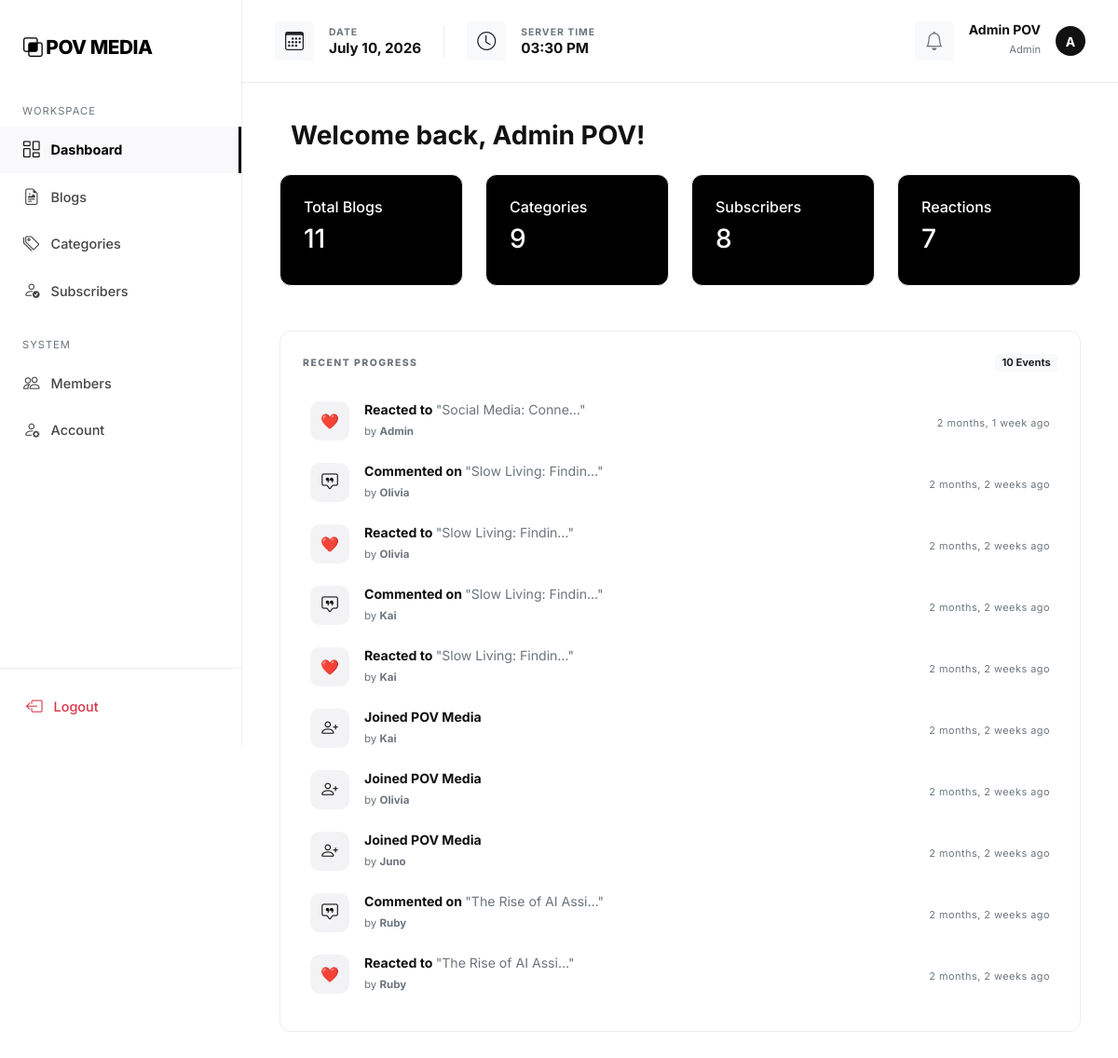
The page /dashboard/ (signed in) on the database its author committed.
### pov/models.py (models this page shows, shortened)
class Reaction(models.Model):
    REACTION_CHOICES = [
        ('like', 'Like'),
        ('love', 'Love'),
        ('haha', 'Haha'),
        ('wow', 'Wow'),
        ('sad', 'Sad'),
        ('angry', 'Angry'),
    ]
    user = models.ForeignKey(User, on_delete=models.CASCADE)
    blog = models.ForeignKey(Blog, on_delete=models.CASCADE, related_name='reactions')
    created_at = models.DateTimeField(auto_now_add=True)
    type = models.CharField(max_length=10, choices=REACTION_CHOICES)
    class Meta:
        unique_together = ('user', 'blog') # Prevents multiple reactions from one user

class Blog(models.Model):
    title = models.CharField(max_length=100)
    slug = models.SlugField(max_length=150, unique=True, blank=True)
    category = models.ForeignKey(Category, on_delete=models.CASCADE)
    author = models.ForeignKey(User, on_delete=models.CASCADE)
    image = models.ImageField(upload_to='uploads/%Y/%m/%d')
    description = models.TextField(max_length=500)
    blog_body = models.TextField(max_length=2000)
    status = models.CharField(max_length=20, choices=STATUS_CHOICES, default="Draft")
    is_featured = models.BooleanField(default=False)
    created_at = models.DateTimeField(auto_now_add=True)
    updated_at = models.DateTimeField(auto_now=True)

class Comment(models.Model):
    user = models.ForeignKey(User, on_delete=models.CASCADE)
    blog = models.ForeignKey(Blog, on_delete=models.CASCADE)
    comment = models.TextField(max_length=250)
    parent = models.ForeignKey('self', null=True, blank=True, on_delete=models.CASCADE, related_name='replies')
    likes = models.ManyToManyField(User, related_name='comment_likes', blank=True)
    created_at = models.DateTimeField(auto_now_add=True)
    updated_at = models.DateTimeField(auto_now=True)

### pov/views.py (the view)
# urls.py: path('dashboard/', views.dashboard, name='dashboard'), #Dashboard
@login_required
def dashboard(request):
    blog_count = Blog.objects.all().count()
    category_count = Category.objects.all().count()
    user_count = User.objects.all().count()
    reaction_count = Reaction.objects.all().count()
    blog_category = Category.objects.annotate(blogs_count=Count('blog'))
    recent_blogs = Blog.objects.all().order_by('-created_at')[:5]
    recent_comments = Comment.objects.all().order_by('-created_at')[:5]
    recent_members = User.objects.all().order_by('-date_joined')[:5]
    recent_reactions = Reaction.objects.all().order_by('-created_at')[:5]
    all_activity = sorted(
        chain(recent_blogs, recent_comments, recent_members, recent_reactions),
        key=lambda obj: obj.created_at if hasattr(obj, 'created_at') else obj.date_joined,
        reverse=True
    )[:10]
    notifications = Notification.objects.filter(user=request.user)[:5]
    unread_count = Notification.objects.filter(user=request.user, is_read=False).count()
    categories = Category.objects.all()
    blogs = Blog.objects.all()
    users = User.objects.filter(is_staff=True)
    users_with_forms = []
    for u in users:
        users_with_forms.append({
            'user': u,
            'form': EditUserForm(instance=u)
        })
    if not request.user.is_staff:
        return redirect('user_profile')
    form = AddUserForm()
    subscribers = User.objects.filter(is_staff=False, is_superuser=False).order_by('-date_joined')
    staff_members = User.objects.filter(is_staff=True).order_by('-date_joined')
    context = {
        'blog_count' : blog_count,
        'category_count' : category_count,
        'blog_category' : blog_category,
        'user_count' : user_count,
        'reaction_count' : reaction_count,
        'categories': categories,
        'blogs': blogs,
        'users': users,
        'form' : form,
        'users_with_forms': users_with_forms,
        'recent_activities': all_activity,
        'notifications': notifications,
        'unread_notifications_count': unread_count,
        'subscribers': subscribers,
        'staff_members': staff_members,
    }
    return render(request, "dashboard/dashboard.html", context)

### pov/context_processors.py (called while the page is built)
def get_categories(request):
    categories = Category.objects.all()
    return dict(categories=categories)

### templates/dashboard/dashboard.html (shortened to what this page needs)
{% load crispy_forms_tags %}
{% load static %}
<!DOCTYPE html>
<html lang="en">
<head>
    <link href="{% static 'css/bootstrap.css' %}" type="text/css" rel="stylesheet">
    <link rel="stylesheet" href="https://cdn.jsdelivr.net/npm/bootstrap-icons@1.11.3/font/bootstrap-icons.min.css">
</head>
<body>
<nav id="sidebar">
    <div class="brand-area"><a href="{% url 'index' %}" style="text-decoration: none; color: #000;"><i class="bi bi-intersect"> </i> POV MEDIA</a></div>
    <div class="sidebar-scroll">
        <div class="nav-group-label text-muted px-4 mb-2" style="font-size: 0.7rem; letter-spacing: 1px;">WORKSPACE</div>
        <button onclick="switchView('dashboard')" class="nav-link active" id="link-dashboard">
            <i class="bi bi-columns-gap"></i> Dashboard
        </button>
        <button onclick="switchView('blogs')" class="nav-link" id="link-blogs">
            <i class="bi bi-file-earmark-richtext"></i> Blogs
        </button>
        <button onclick="switchView('categories')" class="nav-link" id="link-categories">
            <i class="bi bi-tags"></i> Categories
        </button>
        <button onclick="switchView('subscribers')" class="nav-link" id="link-subscribers">
            <i class="bi bi-person-check"></i> Subscribers
        </button>
        <div class="nav-group-label text-muted px-4 mt-4 mb-2" style="font-size: 0.7rem; letter-spacing: 1px;">SYSTEM</div>
        <button onclick="switchView('members')" class="nav-link" id="link-members">
            <i class="bi bi-people"></i> Members
        </button>
        <button onclick="switchView('profile')" class="nav-link" id="link-profile">
            <i class="bi bi-person-gear"></i> Account
        </button>
    </div>
    <div class="sidebar-footer">
        {% if request.user.is_authenticated %}
        <a href="{% url 'logout' %}" class="nav-link text-danger p-2 rounded-3">
            <i class="bi bi-box-arrow-left"></i> Logout
        </a>
        {% else %}
        <a href="{% url 'login' %}" class="nav-link text-danger p-2 rounded-3">
            <i class="bi bi-box-arrow-right"></i> Login
        </a>
        {% endif %}
    </div>
</nav>
<div id="main-wrapper">
    <header class="top-nav d-flex justify-content-between align-items-center">
        <div class="d-flex align-items-center">
            <div class="d-flex align-items-center gap-4 py-2">
                <div class="d-flex align-items-center">
                    <div class="bg-light rounded-3 p-2 me-3 d-flex align-items-center justify-content-center" style="width: 42px; height: 42px;">
                        <i class="bi bi-calendar3 text-dark fs-5"></i>
                    </div>
                    <div>
                        <p class="text-muted small text-uppercase fw-bold mb-0" style="letter-spacing: 1px; font-size: 0.65rem;">Date</p>
                        <h6 class="fw-bold mb-0" style="font-size: 0.95rem;">{% now "F j, Y" %}</h6>
                    </div>
                </div>
                <div class="d-flex align-items-center">
                    <div class="bg-light rounded-3 p-2 me-3 d-flex align-items-center justify-content-center" style="width: 42px; height: 42px;">
                        <i class="bi bi-clock text-dark fs-5"></i>
                    </div>
                    <div>
                        <p class="text-muted small text-uppercase fw-bold mb-0" style="letter-spacing: 1px; font-size: 0.65rem;">Server Time</p>
                        <h6 class="fw-bold mb-0" style="font-size: 0.95rem;">{% now "h:i A" %}</h6>
                    </div>
                </div>
            </div>
        </div>
         <div class="top-bar d-flex align-items-center justify-content-between">
        <div class="dropdown me-3">
            <button class="btn position-relative border-0 bg-transparent p-0" data-bs-toggle="dropdown">
                <div class="bg-light rounded-3 p-2 d-flex align-items-center justify-content-center" style="width: 42px; height: 42px;">
                    <i class="bi bi-bell fs-5 text-muted"></i>
                </div>
            </button>
        </div>
        <div class="d-flex align-items-center gap-3 profile-group" onclick="switchView('profile')">
            <div class="text-end d-none d-sm-block">
                <p class="mb-0 fw-bold small" style="line-height: 1;">{{user.first_name}} {{user.last_name}}</p>
                <span class="text-muted" style="font-size: 0.7rem;">{{user.username}}</span>
            </div>
            <div class="avatar-circle">
                  {{ request.user.first_name|slice:":1"|upper }}
            </div>
        </div>
        </div>
    </header>
    <div class="page-body">
        <section id="view-dashboard">
            <div class="container mb-4">
                <h3 style="font-family: 'Inter', sans-serif; font-weight: bold;">Welcome back, {{ user.first_name }} {{ user.last_name }}!</h3>
            </div>
            <div class="row g-4">
                <div class="col-md-3"><div class="stat-box"><h6>Total Blogs</h6><h3>{{blog_count}}</h3></div></div>
                <div class="col-md-3"><div class="stat-box"><h6>Categories</h6><h3>{{category_count}}</h3></div></div>
                <div class="col-md-3"><div class="stat-box"><h6>Subscribers</h6><h3>{{user_count}}</h3></div></div>
                <div class="col-md-3"><div class="stat-box"><h6>Reactions</h6><h3>{{reaction_count}}</h3></div></div>
            </div>
            <div class="mt-5 activity-card p-4">
                <div class="d-flex justify-content-between align-items-center mb-4">
                    <h5 class="activity-label text-uppercase text-muted mb-0">Recent Progress</h5>
                    <span class="badge bg-light text-dark fw-bold" style="font-size: 0.7rem;">{{ recent_activities|length }} Events</span>
                </div>
                <div class="activity-feed">
                    {% for activity in recent_activities %}
                        <div class="activity-item d-flex justify-content-between align-items-center p-2 mb-2">
                            <div class="d-flex align-items-center">
                                <div class="icon-box me-3">
                                    {% if activity.blog_body %}
                                        <i class="bi bi-journal-text"></i>
                                    {% elif activity.comment %}
                                        <i class="bi bi-chat-square-quote"></i>
                                    {% elif activity.type %}
                                        <span style="font-size: 1rem;">
                                            {% if activity.type == 'like' %}👍{% elif activity.type == 'love' %}❤️{% elif activity.type == 'wow' %}😮{% else %}✨{% endif %}
                                        </span>
                                    {% else %}
                                        <i class="bi bi-person-plus"></i>
                                    {% endif %}
                                </div>
                                <div>
                                    <h6 class="mb-0 fw-bold" style="font-size: 0.88rem; color: var(--pov-black);">
                                        {% if activity.blog_body %}
                                            Published <span class="text-muted fw-normal">"{{ activity.title|truncatechars:25 }}"</span>
                                        {% elif activity.comment %}
                                            Commented on <span class="text-muted fw-normal">"{{ activity.blog.title|truncatechars:20 }}"</span>
                                        {% elif activity.type %}
                                            Reacted to <span class="text-muted fw-normal">"{{ activity.blog.title|truncatechars:20 }}"</span>
                                        {% else %}
                                            Joined POV Media
                                        {% endif %}
                                    </h6>
                                    <small class="text-muted" style="font-size: 0.72rem;">
                                        by <strong>
                                        {% if activity.author %}{{ activity.author.username }}{% elif activity.user %}{{ activity.user.username }}{% else %}{{ activity.username }}{% endif %}
                                        </strong>
                                    </small>
                                </div>
                            </div>
                            <div class="text-end">
                                <span class="text-muted fw-medium" style="font-size: 0.68rem; letter-spacing: 0.5px;">
                                    {% if activity.created_at %}
                                        {{ activity.created_at|timesince }} ago
                                    {% else %}
                                        {{ activity.date_joined|timesince }} ago
                                    {% endif %}
                                </span>
                            </div>
                        </div>
                    {% empty %}
                        <div class="text-center py-5">
                            <i class="bi bi-stack text-muted fs-2"></i>
                            <p class="text-muted small mt-2">No progress recorded yet.</p>
                        </div>
                    {% endfor %}
                </div>
            </div>
        </section>
    </div>
</div>
</body>
</html>

### templates/dashboard/dashboard.html (style rules this page uses)
:root { --sb-width: 260px; --pov-black: #111111; --pov-gray: #f9f9fb; --border-color: #ededed; --text-muted: #888; --radius: 12px; }
body { font-family: 'Inter', sans-serif; background-color: #fff; color: var(--pov-black); overflow-x: hidden; }
#sidebar { width: var(--sb-width); height: 100vh; position: fixed; background: #fff; border-right: 1px solid var(--border-color); display: flex; flex-direction: column; transition: transform 0.3s ease; z-index: 1000; }
.brand-area { padding: 35px 25px; font-weight: 800; font-size: 1.3rem; letter-spacing: -0.5px; }
.sidebar-scroll { flex-grow: 1; overflow-y: auto; padding-top: 10px; }
.nav-link { padding: 12px 25px; color: #444; font-weight: 500; display: flex; align-items: center; border: none; background: none; width: 100%; transition: 0.15s; font-size: 0.9rem; }
.nav-link i { margin-right: 12px; font-size: 1.1rem; }
.nav-link.active { color: #000; font-weight: 700; background: var(--pov-gray); border-right: 3px solid #000; }
.sidebar-footer { padding: 20px; border-top: 1px solid var(--border-color); }
#main-wrapper { margin-left: var(--sb-width); transition: 0.3s; }
.top-nav { padding: 15px 35px; border-bottom: 1px solid var(--border-color); background: rgba(255, 255, 255, 0.9); backdrop-filter: blur(10px); position: sticky; top: 0; z-index: 900; }
.profile-group { cursor: pointer; }
.page-body { padding: 40px; }
.stat-box { background-color: #000; color: #fff; border: 1px solid var(--border-color); padding: 25px; border-radius: var(--radius); height: 100%; }
.avatar-circle { width: 32px; height: 32px; border-radius: 50%; background: #111; color: #fff; display: flex; align-items: center; justify-content: center; font-weight: bold; font-size: 14px; }
.activity-card { background: #ffffff; border: 1px solid var(--border-color); border-radius: var(--radius); transition: transform 0.2s ease, box-shadow 0.2s ease; }
.activity-item { transition: background 0.2s ease; border-radius: 8px; }
.icon-box { width: 42px; height: 42px; background-color: #f3f3f5; color: var(--pov-black); display: flex; align-items: center; justify-content: center; border-radius: 10px; font-size: 1.1rem; }
.activity-label { letter-spacing: 1.5px; font-size: 0.65rem; font-weight: 800; }

### rows shown on the page
Reaction: blog "Social Media: Conne…", user.username "Admin", created_at "2 months, 1 week"
Comment: blog "Slow Living: Findin…", user.username "Olivia", created_at "2 months, 2 weeks"
Reaction: blog "Slow Living: Findin…", user.username "Olivia", created_at "2 months, 2 weeks"
Comment: blog "Slow Living: Findin…", user.username "Kai", created_at "2 months, 2 weeks"
Reaction: blog "Slow Living: Findin…", user.username "Kai", created_at "2 months, 2 weeks"
Comment: blog "The Rise of AI Assi…", user.username "Ruby", created_at "2 months, 2 weeks"
Reaction: blog "The Rise of AI Assi…", user.username "Ruby", created_at "2 months, 2 weeks"

### other values the page prints
{{ user.first_name }} "Admin"
{{ user.last_name }} "POV"
{{ user.username }} "Admin"
{{ request.user.first_name|slice:":1"|upper }} "A"
{{ blog_count }} "11"
{{ category_count }} "9"
{{ user_count }} "8"
{{ reaction_count }} "7"
{{ recent_activities|length }} "10"
{{ activity.username }} "Kai"
{{ activity.date_joined|timesince }} "2 months, 2 weeks"
{{ activity.username }} "Olivia"
{{ activity.username }} "Juno"
